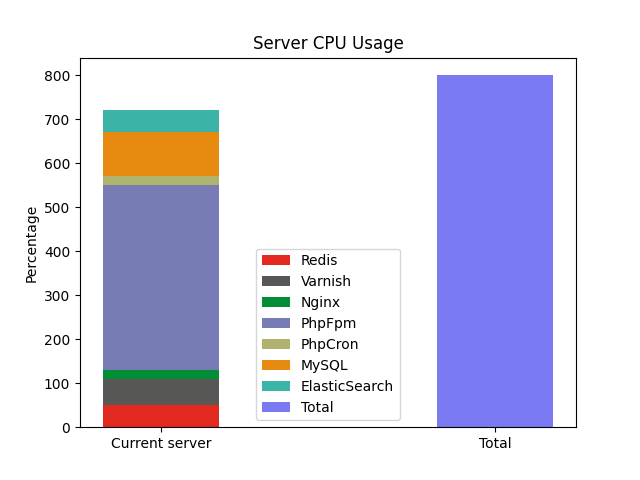

Here is the Python script that generated this plot:
import matplotlib.pyplot as plt
import os
base_dir = os.path.dirname(__file__)
labels = ['Server CPU Usage']
width = 0.35 

fig, ax = plt.subplots()

def render_stacked(ax, labels, data, width, colors):
    bottom = 0
    for i, d in enumerate(data):
        ax.bar("Current server", d, width, bottom=bottom,
               label=labels[i], color=colors[i])
        bottom += d

render_stacked(ax,
    ["Redis", "Varnish", "Nginx", "PhpFpm", "PhpCron", "MySQL", "ElasticSearch"],
    [50, 60, 20, 420, 20, 100, 50],
    width,
    ["#e32820", "#575756", "#018e37", "#787cb5", "#b0b36d", "#e68a10", "#3bb4a7"]
)

ax.bar("Total", 800, width, bottom=0, label="Total", color="#7a79f1")

ax.set_ylabel('Percentage')
ax.set_title('Server CPU Usage')
ax.legend()

plt.savefig(f'{base_dir}/load_1_chart.png')
